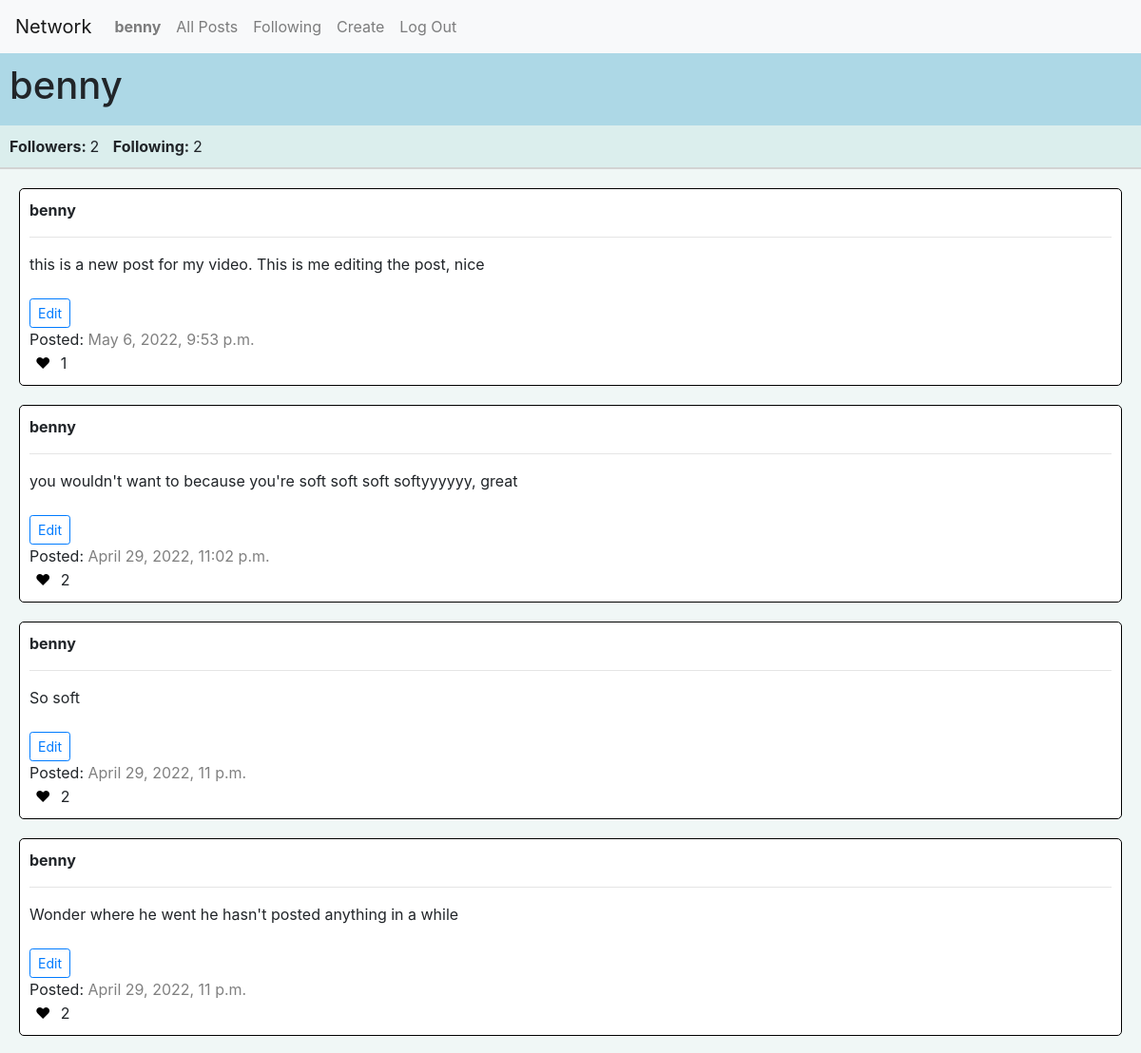
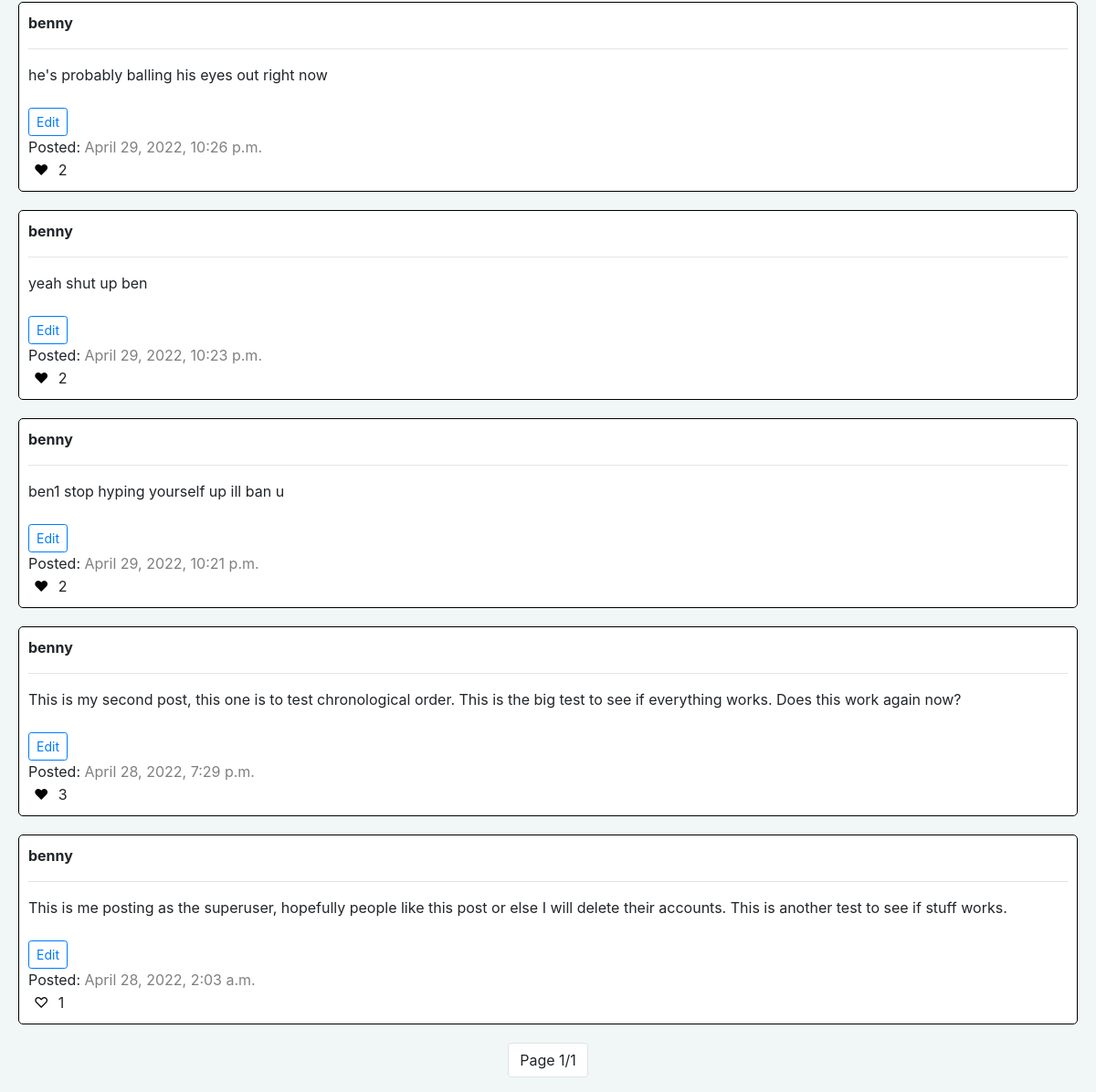
/profile/benny (signed in), run on the app's committed database (2 pictures, top to bottom).
### network/models.py (models this page shows)
class User(AbstractUser):
    followers = models.PositiveIntegerField(default=0)
    following = models.PositiveIntegerField(default=0)

class Post(models.Model):
    user = models.ForeignKey(User, on_delete=models.CASCADE, related_name="userPosts")
    content = models.CharField(max_length=1000)
    timestamp = models.DateTimeField()
    likes = models.PositiveIntegerField(default=0)

### network/views.py (the view)
# urls.py: path("profile/<str:username>", views.profile, name="profile"),
def profile(request, username):
    person = User.objects.filter(username=username)
    if person:                              # Make sure user is visiting profile of another valid user
        user = User.objects.get(username=username)
        followed = False
        try:
            for following in User.objects.get(username=request.user).userFollowings.all():
                if following.followed.username == username:
                    followed = True
        except User.DoesNotExist:
            pass
        page = paginator(Post.objects.filter(user=user).order_by("-timestamp").all(), request)
        return render(request, "network/profile.html", {
            "person": user,
            "posts": page,
            "following": followed,
            "valid": True,
            "liked": get_user_likes(request)
        })
    return render(request, "network/profile.html")

### network/views.py (called while the page is built)
def get_user_likes(request):
    likes = []
    try:
        userLiked = User.objects.get(username=request.user).userLikedPosts.all()        # Get all Like objects where user is liker
        for like in userLiked:
            likes.append(like.post.id)          # Make list of ids
    except User.DoesNotExist:
        pass
    return likes

def paginator(posts, request):
    paginated = Paginator(posts, 10)
    pageNumber = request.GET.get("page")
    page = paginated.get_page(pageNumber)
    return page

### network/templates/network/profile.html (shortened to what this page needs)
{% extends "network/layout.html" %}
{% load static %}
{% block body %}
{% if valid %}
<div class="page-header" id="profile-header">
    <h1>{{ person.username }}</h1>
</div>
<div class="headers page-header" id="profile-subheader">
    <span class="subheader-text"><b>Followers: </b><span id="followers">{{ person.followers }}</span></span>
    <span class="subheader-text"><b>Following: </b><span id="following">{{ person.following }}</span></span>
</div>
<div id="profile-content">
    {% for post in posts %}
    <div class="small-container">
        <b>{{ post.user.username }}</b>
        <hr>
        <span id="{{ post.id }}">{{ post.content }}</span>
        <br>
        <br>
        {% if user.username == post.user.username %}
        <button type="submit" class="btn btn-sm btn-outline-primary" name="edit" value="{{ post.id }}">Edit</button>
        <br>
        {% endif %}
        Posted: <span id="timestamp">{{ post.timestamp }}</span>
        <br>
        <button class="like" {% if user.is_authenticated %} name="like" {% endif %} value="{{ post.id }}">{% if post.id in liked %}❤{% else %}♡{% endif %}</button>
        <span id="like {{ post.id }}">{{ post.likes }}</span>
    </div>
    {% empty %}
    <h2 style="margin: 20px;">User has no posts yet.</h2>
    {% endfor %}
</div>
<nav aria-label="page-nav" id="pagination-nav">
    <div id="pagination">
        <ul class="pagination">
            <li class="page-item"><a class="page-link">{% if posts.paginator.num_pages %} Page {{ posts.number }}/{{ posts.paginator.num_pages }} {% else %} Page 1/1 {% endif %}</a></li>
        </ul>
    </div>
</nav>
{% else %}
<h1 class="page-header">User does not exist.</h1>
{% endif %}
{% endblock %}

### network/templates/network/layout.html (shortened to what this page needs)
{% load static %}
<!DOCTYPE html>
<html lang="en">
    <head>
        <link rel="stylesheet" href="https://stackpath.bootstrapcdn.com/bootstrap/4.4.1/css/bootstrap.min.css">
        <link href="{% static 'network/styles.css' %}" rel="stylesheet">
    </head>
    <body>
        <nav class="navbar navbar-expand-lg navbar-light bg-light">
            <a class="navbar-brand" href="{% url 'index' %}">Network</a>
            <div>
              <ul class="navbar-nav mr-auto">
                {% if user.is_authenticated %}
                    <li class="nav-item">
                        <a class="nav-link" href="{% url 'profile' user.username %}"><strong>{{ user.username }}</strong></a>
                    </li>
                {% endif %}
                <li class="nav-item">
                  <a class="nav-link" href="{% url 'index' %}">All Posts</a>
                </li>
                {% if user.is_authenticated %}
                    <li class="nav-item">
                        <a class="nav-link" href="{% url 'following' %}">Following</a>
                    </li>
                    <li class="nav-item">
                        <a class="nav-link" href="{% url 'new' %}">Create</a>
                    </li>
                    <li class="nav-item">
                        <a class="nav-link" href="{% url 'logout' %}">Log Out</a>
                    </li>
                {% endif %}
              </ul>
            </div>
          </nav>
        <div class="body">
            {% block body %}
            {% endblock %}
        </div>
    </body>
</html>

### network/static/network/styles.css (style rules this page uses)
html { background-color: #f0f7f6; }
body { background-color: #f0f7f6; }
.headers { border-bottom: 2px solid lightgray; }
.page-header { padding: 10px; background-color: lightblue; }
.subheader-text { margin-right: 10px; }
.small-container { border: 1px solid black; background-color: white; border-radius: 5px; padding: 10px; margin: 20px; }
.like { background-color: white; border: none; }
#timestamp { color: gray; }
#profile-header { display: flex; }
#profile-subheader { background-color: #dbeeed; }
#pagination { float: left; padding: 0; line-height: inherit; }
#pagination-nav { display: flex; justify-content: center; z-index: 2; }

### data on the page
User: username "benny", followers "2", following "2"
Post: user.username "benny", content "this is a new post for my video. This is me editing the post, nice", {{ post.id }} 23 (drawn), timestamp "May 6, 2022, 9:53 p.m.", likes "1"
Post: user.username "benny", content "you wouldn't want to because you're soft soft soft softyyyyyy, great", {{ post.id }} 21 (drawn), timestamp "April 29, 2022, 11:02 p.m.", likes "2"
Post: user.username "benny", content "So soft", {{ post.id }} 17 (drawn), timestamp "April 29, 2022, 11 p.m.", likes "2"
Post: user.username "benny", content "Wonder where he went he hasn't posted anything in a while", {{ post.id }} 16 (drawn), timestamp "April 29, 2022, 11 p.m.", likes "2"
Post: user.username "benny", content "he's probably balling his eyes out right now", {{ post.id }} 14 (drawn), timestamp "April 29, 2022, 10:26 p.m.", likes "2"
Post: user.username "benny", content "yeah shut up ben", {{ post.id }} 10 (drawn), timestamp "April 29, 2022, 10:23 p.m.", likes "2"
Post: user.username "benny", content "ben1 stop hyping yourself up ill ban u", {{ post.id }} 6 (drawn), timestamp "April 29, 2022, 10:21 p.m.", likes "2"
Post: user.username "benny", content "This is my second post, this one is to test chronological order. This is the big test to see if everything works. Does this work again now?", timestamp "April 28, 2022, 7:29 p.m.", likes "3"
Post: user.username "benny", content "This is me posting as the superuser, hopefully people like this post or else I will delete their accounts. This is another test to see if stuff works.", {{ post.id }} 2 (drawn), timestamp "April 28, 2022, 2:03 a.m.", likes "1"

### other printed values
{{ posts.number }} "1"
{{ posts.paginator.num_pages }} "1"
